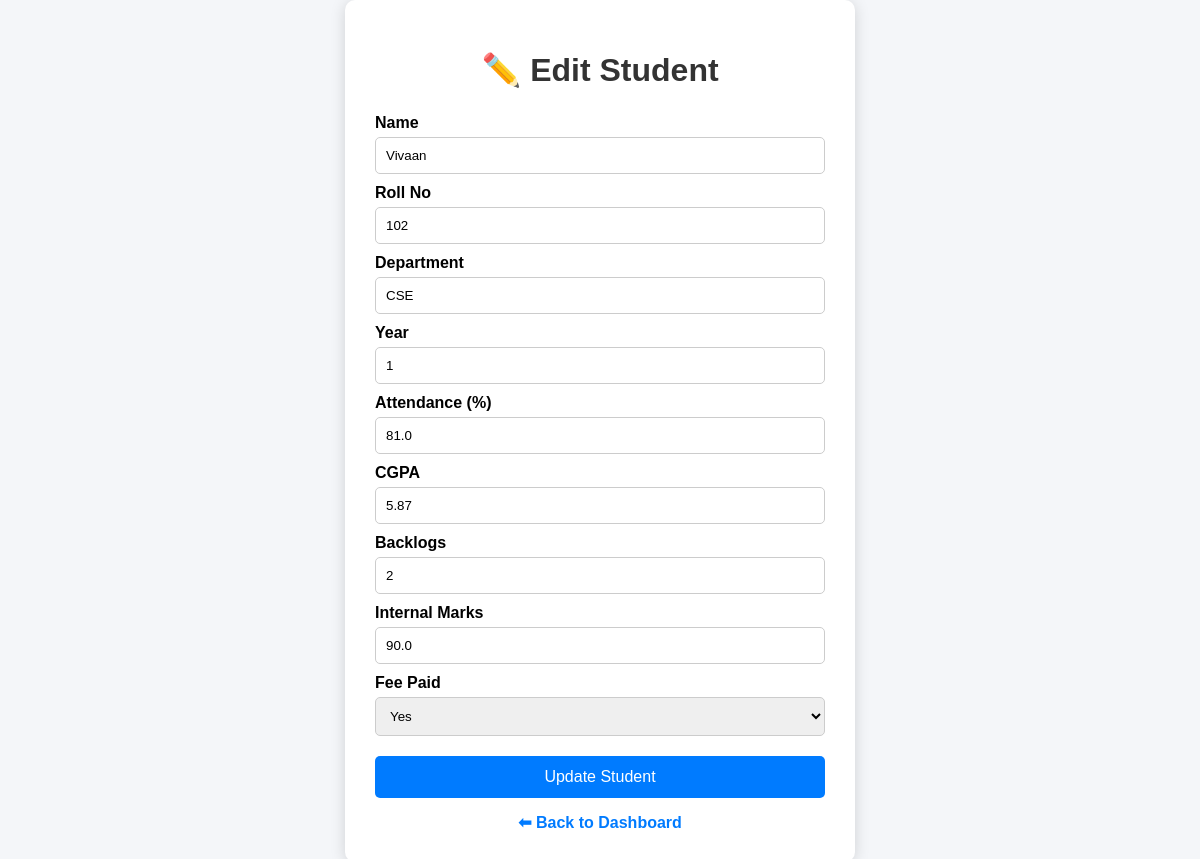
Page /edit/102 on the committed database.
### tables this page shows
CREATE TABLE students (
            id INTEGER PRIMARY KEY AUTOINCREMENT,
            name TEXT,
            rollno TEXT UNIQUE,
            department TEXT,
            year INTEGER,
            attendance REAL,
            cgpa REAL,
            backlogs INTEGER,
            internal_marks REAL,
            fee_paid TEXT,
            prediction TEXT,
            riskscore INTEGER
        );

### app.py (the view, shortened to what this page needs)
@app.route("/edit/<rollno>", methods=["GET", "POST"])
def edit_student(rollno):
    conn = sqlite3.connect(DB_FILE)
    conn.row_factory = sqlite3.Row
    cursor = conn.cursor()
    cursor.execute(
        "SELECT * FROM students WHERE rollno=?",
        (rollno,)
    )
    student = cursor.fetchone()
    conn.close()
    return render_template(
        "edit_student.html",
        student=student
    )

### templates/edit_student.html (shortened to what this page needs)
<!DOCTYPE html>
<html>
<head>
</head>
<body>
<div class="container">
    <h1>✏️ Edit Student</h1>
    <form method="POST">
        <label>Name</label>
        <input type="text" name="name" value="{{ student['name'] }}">
        <label>Roll No</label>
        <input type="text" name="rollno" value="{{ student['rollno'] }}">
        <label>Department</label>
        <input type="text" name="department" value="{{ student['department'] }}">
        <label>Year</label>
        <input type="number" name="year" value="{{ student['year'] }}">
        <label>Attendance (%)</label>
        <input type="number" step="0.1"
               name="attendance"
               value="{{ student['attendance'] }}">
        <label>CGPA</label>
        <input type="number" step="0.1"
               name="cgpa"
               value="{{ student['cgpa'] }}">
        <label>Backlogs</label>
        <input type="number"
               name="backlogs"
               value="{{ student['backlogs'] }}">
        <label>Internal Marks</label>
        <input type="number" step="0.1"
               name="internal_marks"
               value="{{ student['internal_marks'] }}">
        <label>Fee Paid</label>
        <select name="fee_paid">
            <option value="Yes" {% if student['fee_paid']=="Yes" %}selected{% endif %}>Yes</option>
        </select>
        <button type="submit">
            Update Student
        </button>
    </form>
    <a href="/admin" class="back-link">
        ⬅ Back to Dashboard
    </a>
</div>
</body>
</html>

### templates/edit_student.html (style rules this page uses)
body { font-family: Arial, sans-serif; background-color: #f4f6f9; display: flex; justify-content: center; align-items: center; min-height: 100vh; margin: 0; }
.container { background: white; padding: 30px; width: 450px; border-radius: 10px; box-shadow: 0px 2px 15px rgba(0,0,0,0.15); text-align: center; }
h1 { margin-bottom: 25px; color: #333; }
label { display: block; text-align: left; margin-top: 10px; font-weight: bold; }
input, select { width: 100%; padding: 10px; margin-top: 5px; border-radius: 5px; border: 1px solid #ccc; box-sizing: border-box; }
button { width: 100%; margin-top: 20px; padding: 12px; border: none; border-radius: 5px; background-color: #007bff; color: white; font-size: 16px; cursor: pointer; }
.back-link { display: inline-block; margin-top: 15px; text-decoration: none; color: #007bff; font-weight: bold; }

### rows in the picture
students: name "Vivaan", rollno "102", department "CSE", year "1", attendance "81.0", cgpa "5.87", backlogs "2", internal_marks "90.0"
